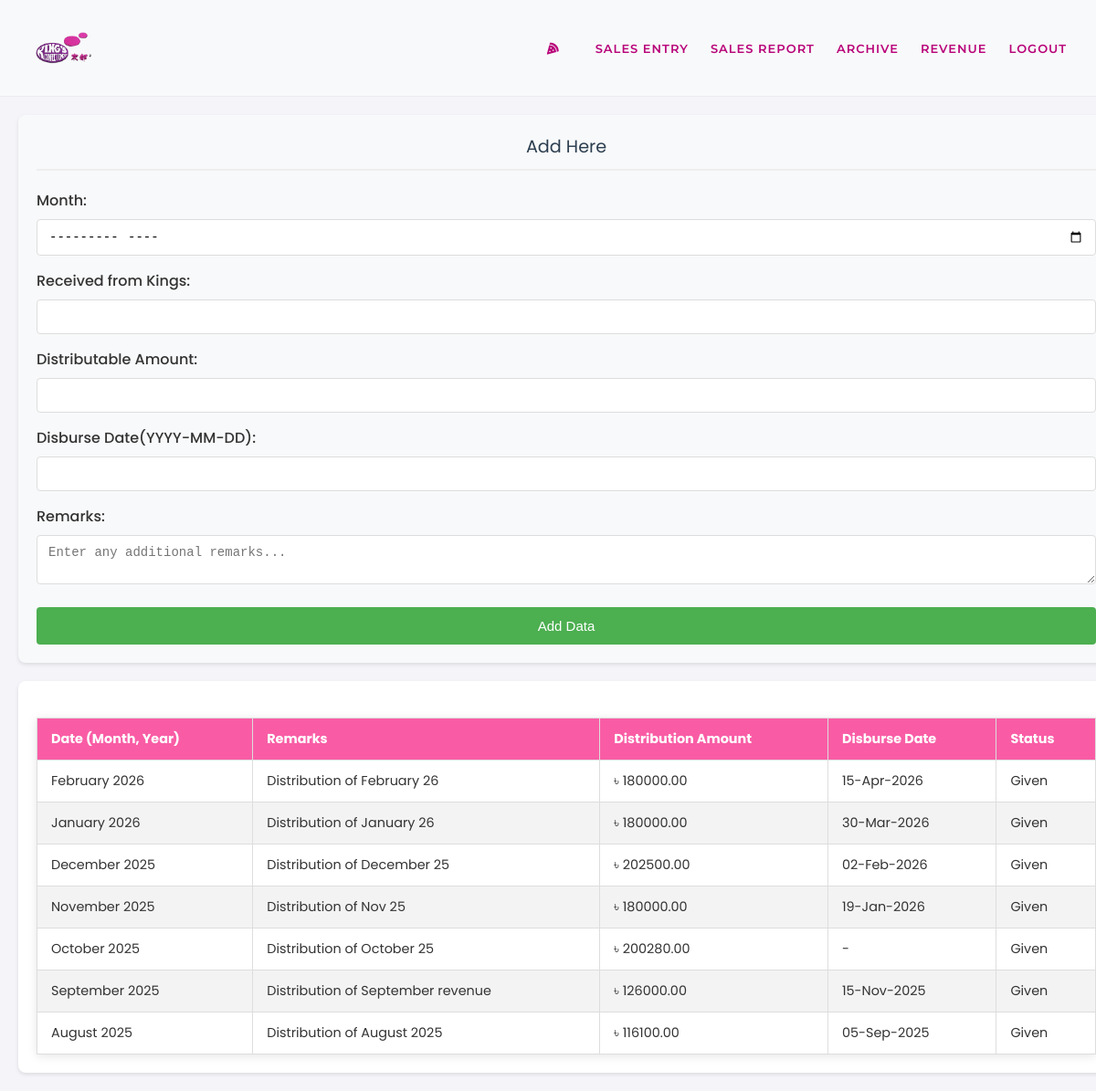
/kingsapp/psd/ (signed in), run on the app's committed database.
### kingsapp/models.py (models this page shows, shortened)
class kingsProfit(models.Model):
    month = models.DateField(unique=True)
    remarks = models.CharField(max_length=200, blank=True, null=True)
    totalProfitAmount   = models.DecimalField(max_digits=10, decimal_places=2, blank=True,null=True)
    distributionAmount = models.DecimalField(max_digits=10, decimal_places=2)
    disburseDate = models.DateField(blank=True, null=True)
    STATUS_CHOICES = [
        ('Given', 'Given'),
        ('Not Given', 'Not Given'),
    ]
    status = models.CharField(
        max_length=20,
        choices=STATUS_CHOICES,
        default='Given',
        null=True,
        blank=True
    )
    created_at = models.DateTimeField(auto_now_add=True)
    class Meta:
        verbose_name = 'Kings Profit'
        verbose_name_plural = 'Kings Profit'

### kingsapp/views.py (the view)
# urls.py: path('psd/', views.profitDistribution, name='psd'),
@login_required(login_url='login')
def profitDistribution(request):
    kings_profit_data = kingsProfit.objects.order_by('-month')
    if request.method == 'POST':
        form = KingsProfitDataForm(request.POST)
        if form.is_valid():
            try:
                print(f'form data: {form.cleaned_data}')
                month = form.cleaned_data['month']
                print(f'show the month{month}')
                if kingsProfit.objects.filter(month__year=month.year, month__month=month.month).exists():
                    messages.error(request, f'An entry for {month.strftime("%B %Y")} already exists.')
                else:
                    form.save()
                    messages.success(request, 'Profit data added successfully!')
                    return redirect('psd')
            except Exception as e:
                messages.error(request, f'Error saving data: {str(e)}')
        else:
            for field, errors in form.errors.items():
                for error in errors:
                    messages.error(request, f'{field}: {error}')
    else:
        form = KingsProfitDataForm()
    context = {
        'kingsProfitDataList': kings_profit_data,
        'form': form,
    }
    return render(request, 'kings/profit_distribution.html', context)

### kingsapp/forms.py (shortened to what this page needs)
class KingsProfitDataForm(forms.ModelForm):
    month = forms.DateField(
        input_formats=['%Y-%m'],
        widget=forms.DateInput(attrs={
            'type': 'month',
            'class': 'form-control'
        })
    )
    def __init__(self, *args, **kwargs):
        super().__init__(*args, **kwargs)
        for field_name, field in self.fields.items():
            field.widget.attrs.setdefault('class', 'form-control')
        self.fields['disburseDate'].widget.attrs.update({'type': 'date'})
        self.fields['remarks'].widget = forms.Textarea(attrs={
            'rows': 2,
            'class': 'form-control',
            'placeholder': 'Enter any additional remarks...'
        })
        if not self.instance.pk:
            self.initial['status'] = 'Given'
    class Meta:
        model = kingsProfit
        fields = [
            'month',
            'totalProfitAmount',
            'distributionAmount',
            'disburseDate',
            'status',
            'remarks',
        ]
        labels = {
            'totalProfitAmount': 'Total Profit Amount',
            'distributionAmount': 'Distribution Amount',
            'disburseDate': 'Disburse Date',
        }

### templates/kings/profit_distribution.html (shortened to what this page needs)
{% load static %}
<!DOCTYPE html>
<html lang="en">
<head>
    <link rel="stylesheet" href="{% static 'css/kingshowdata.css' %}">
    <link rel="stylesheet" href="{% static 'css/profit_distribution.css' %}">
</head>
<body>
    {% include 'kings/kingsnavbar.html' %}
<div class="container">
    <div class="form-container">
        <h2>Add Here</h2>
        <form method="post" action="{% url 'psd' %}">
            <div class="form-group">
                <label for="{{ form.month.id_for_label }}">Month:</label>
                {{ form.month }}
            </div>
            <div class="form-group">
                <label for="{{ form.totalProfitAmount.id_for_label }}">Received from Kings:</label>
                {{ form.totalProfitAmount }}
            </div>
            <div class="form-group">
                <label for="{{ form.distributionAmount.id_for_label }}">Distributable Amount:</label>
                {{ form.distributionAmount }}
            </div>
            <div class="form-group">
                <label for="{{ form.disburseDate.id_for_label }}">Disburse Date(YYYY-MM-DD):</label>
                {{ form.disburseDate }}
            </div>
            <div class="form-group">
                <label for="{{ form.remarks.id_for_label }}">Remarks:</label>
                {{ form.remarks }}
            </div>
            <button type="submit">
                Add Data
            </button>
        </form>
    </div>
    <div class="history-container">
        <table>
            <thead>
                <tr>
                    <th>Date (Month, Year)</th>
                    <th>Remarks</th>
                    <th>Distribution Amount</th>
                    <th>Disburse Date</th>
                    <th>Status</th>
                </tr>
            </thead>
            <tbody>
                {% for kingsProfitData in kingsProfitDataList %}
                    <tr>
                        <td>{{ kingsProfitData.month|date:"F Y" }}</td>
                        <td>{{ kingsProfitData.remarks|default:"-" }}</td>
                        <td>৳ {{ kingsProfitData.distributionAmount|floatformat:2 }}</td>
                        <td>{{ kingsProfitData.disburseDate|date:"d-M-Y"|default:"-" }}</td>
                        <td><span class="status-{{ kingsProfitData.status|lower }}">{{ kingsProfitData.status }}</span></td>
                    </tr>
                {% empty %}
                    <tr>
                        <td colspan="5" style="text-align: center;">No profit distribution records found.</td>
                    </tr>
                {% endfor %}
            </tbody>
        </table>
    </div>
</div>
</body>
</html>

### static/css/kingshowdata.css (style rules this page uses)
body { font-family: 'Poppins', sans-serif; margin: 2rem; background-color: #f4f4f9; color: #333; }
h2 { text-align: center; color: #ee4e99; font-weight: 400; font-style: regular; font-size: 1.2rem; margin-top: 0; margin-bottom: 2rem; }
table { width: 95%; margin: 0; border-collapse: collapse; box-shadow: 0 2px 10px rgba(0,0,0,0.1); background-color: white; border: 1px solid #ddd; }
th, td { padding: 10px 8px; text-align: left; border: 1px solid #ddd; font-size: 0.9rem; }
thead th { background-color: #f95ca5; color: white; font-weight: bold; }
tbody tr:nth-of-type(even) { background-color: #f3f3f3; }

### static/css/profit_distribution.css (style rules this page uses)
.container { display: grid; grid-template-columns: 40% 60%; gap: 30px; padding: 20px; max-width: 1800px; margin: 0 auto; }
.form-container { background: #f8f9fa; padding: 20px; border-radius: 8px; box-shadow: 0 2px 4px rgba(0,0,0,0.1); }
.history-container { background: #fff; padding: 20px; border-radius: 8px; box-shadow: 0 2px 4px rgba(0,0,0,0.1); overflow-x: auto; }
table { width: 100%; border-collapse: collapse; margin-top: 20px; }
th, td { border: 1px solid #ddd; padding: 12px 15px; text-align: left; }
th { background-color: #f2f2f2; font-weight: 600; }
tr:nth-child(even) { background-color: #f9f9f9; }
.form-group { display: flex; flex-direction: column; margin-bottom: 15px; width: 100%; box-sizing: border-box; }
.form-group label { margin-bottom: 8px; font-weight: 500; color: #333; }
input[type="text"], input[type="number"], input[type="date"], input[type="month"], select, textarea { padding: 10px 12px; border: 1px solid #ddd; border-radius: 4px; width: 100%; font-size: 14px; transition: border-color 0.3s; box-sizing: border-box; max-width: 100%; }
button[type="submit"] { background: #4CAF50; color: white; border: none; padding: 12px 20px; border-radius: 4px; cursor: pointer; font-size: 15px; font-weight: 500; transition: background-color 0.3s; width: 100%; margin-top: 10px; }
h2 { color: #2c3e50; margin-bottom: 20px; padding-bottom: 10px; border-bottom: 2px solid #eee; }
@media (max-width: 1200px) { .container { grid-template-columns: 1fr; gap: 20px; } }
@media (max-width: 1200px) { .form-container, .history-container { width: 100%; } }

### templates/kings/kingsnavbar.html (style rules this page uses)
body { margin: 0; }

### data on the page
kingsProfit: month "February 2026", remarks "Distribution of February 26", distributionAmount "180000.00", disburseDate "15-Apr-2026", status "Given"
kingsProfit: month "January 2026", remarks "Distribution of January 26", distributionAmount "180000.00", disburseDate "30-Mar-2026", status "Given"
kingsProfit: month "December 2025", remarks "Distribution of December 25", distributionAmount "202500.00", disburseDate "02-Feb-2026", status "Given"
kingsProfit: month "November 2025", remarks "Distribution of Nov 25", distributionAmount "180000.00", disburseDate "19-Jan-2026", status "Given"
kingsProfit: month "October 2025", remarks "Distribution of October 25", distributionAmount "200280.00", disburseDate "-", status "Given"
kingsProfit: month "September 2025", remarks "Distribution of September revenue", distributionAmount "126000.00", disburseDate "15-Nov-2025", status "Given"
kingsProfit: month "August 2025", remarks "Distribution of August 2025", distributionAmount "116100.00", disburseDate "05-Sep-2025", status "Given"
